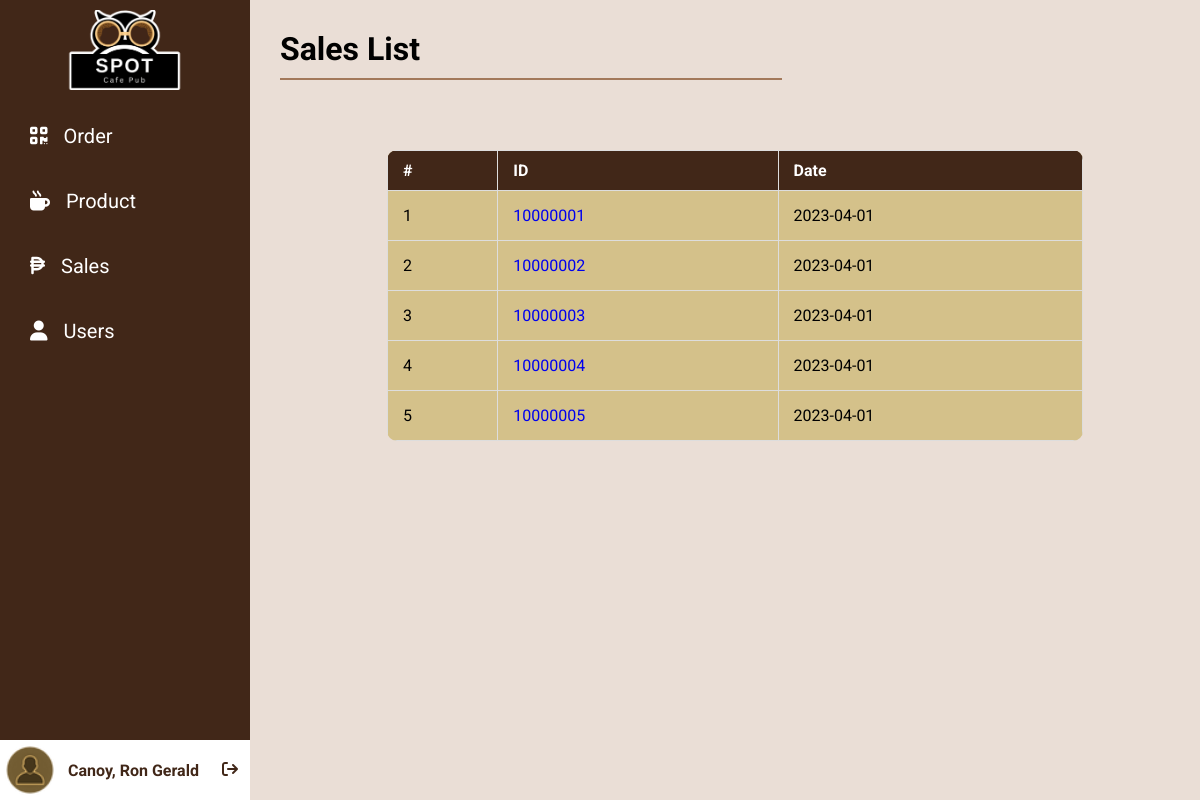
The page /index.php?page=sales (signed in) on the database its author committed.
### tables this page shows
CREATE TABLE `tbl_users` (
  `user_id` int(8) UNSIGNED NOT NULL,
  `user_lastname` varchar(180) NOT NULL DEFAULT '',
  `user_firstname` varchar(180) NOT NULL DEFAULT '',
  `user_email` varchar(180) NOT NULL DEFAULT '',
  `user_password` varchar(180) NOT NULL DEFAULT '',
  `user_date_added` date NOT NULL,
  `user_time_added` time NOT NULL,
  `user_date_updated` date NOT NULL,
  `user_time_updated` time NOT NULL,
  `user_status` int(1) NOT NULL DEFAULT 0,
  `user_token` varchar(255) NOT NULL DEFAULT '',
  `user_access` varchar(255) NOT NULL DEFAULT ''
);

CREATE TABLE `tbl_order` (
  `order_id` int(8) UNSIGNED NOT NULL,
  `order_date_added` date NOT NULL,
  `order_time_added` time NOT NULL,
  `order_saved` int(1) NOT NULL DEFAULT 0
);

### classes/class.user.php (called while the page is built, shortened)
<?php
class User{
	private $DB_SERVER='localhost';
	private $DB_USERNAME='root';
	private $DB_PASSWORD='';
	private $DB_DATABASE='db_wbapp';
	private $conn;
	public function __construct(){
		$this->conn = new PDO("mysql:host=".$this->DB_SERVER.";dbname=".$this->DB_DATABASE,$this->DB_USERNAME,$this->DB_PASSWORD);
	}
	function get_user_id($email){
		$sql="SELECT user_id FROM tbl_users WHERE user_email = :email";
		$q = $this->conn->prepare($sql);
		$q->execute(['email' => $email]);
		$user_id = $q->fetchColumn();
		return $user_id;
	}
	function get_user_firstname($id){
		$sql="SELECT user_firstname FROM tbl_users WHERE user_id = :id";
		$q = $this->conn->prepare($sql);
		$q->execute(['id' => $id]);
		$user_firstname = $q->fetchColumn();
		return $user_firstname;
	}
	function get_user_lastname($id){
		$sql="SELECT user_lastname FROM tbl_users WHERE user_id = :id";
		$q = $this->conn->prepare($sql);
		$q->execute(['id' => $id]);
		$user_lastname = $q->fetchColumn();
		return $user_lastname;
	}
}

### classes/class.release.php (called while the page is built, shortened)
<?php
class Order{
	private $DB_SERVER='localhost';
	private $DB_USERNAME='root';
	private $DB_PASSWORD='';
	private $DB_DATABASE='db_wbapp';
	private $conn;
	public function __construct(){
		$this->conn = new PDO("mysql:host=".$this->DB_SERVER.";dbname=".$this->DB_DATABASE,$this->DB_USERNAME,$this->DB_PASSWORD);
	}
	public function list_order(){
		$sql="SELECT * FROM tbl_order";
		$q = $this->conn->query($sql) or die("failed!");
		while($r = $q->fetch(PDO::FETCH_ASSOC)){
		$data[]=$r;
		}
		if(empty($data)){
		   return false;
		}else{
			return $data;
		}
	}
}

### sales-module/sales.php (the view)
 <table id="data-list">
      <tr>
        <th>#</th>
        <th>ID</th>
        <th>Date</th>
      </tr>
<?php
require_once 'classes\class.release.php';
$count = 1;
$order = new Order();
if($order->list_order() != false){
foreach($order->list_order() as $value){
   extract($value);
?>
      <tr>
        <td><?php echo $count;?></td>
        <td><a href="index.php?page=orders&action=order&id=<?php echo $order_id;?>"><?php echo $order_id;?></a></td>
        <td><?php echo $order_date_added;?></td>
      </tr>
<?php
 $count++;
}
}else{
  echo "No Record Found.";
}
?>
    </table>

### index.php (shortened to what this page needs)
<?php
include_once 'classes/class.user.php';
$page = (isset($_GET['page']) && $_GET['page'] != '') ? $_GET['page'] : '';
$user = new User();
$user_id = $user->get_user_id($_SESSION['user_email']);
?>
<!DOCTYPE html>
<html lang="en" dir="ltr">
  <head>
<link rel="stylesheet" href="https://cdnjs.cloudflare.com/ajax/libs/font-awesome/6.3.0/css/all.min.css">
    <link rel="stylesheet" href="css/custom.css?<?php echo time();?>">
</head>
  <body>
    <div class="sidebar">
        <center>
    <img src="media/RECTANGLE.png" alt="Cafe Logo">
</center>
    <ul>
     <li><a href="index.php?page=orders"><i class="fa-solid fa-qrcode"></i>Order</a></li>
     <li><a href="index.php?page=products"><i class="fa-solid fa-mug-hot"></i>Product</a></li>
     <li><a href="index.php?page=sales"><i class="fa-solid fa-peso-sign"></i>Sales</a></li>
     <li><a href="index.php?page=users"><i class="fa-solid fa-user"></i>Users</a></li>
     </ul>
    <div class="navfoot">
<img src="media/avatar.png" alt="Avatar">
<div class="name">
  <?php echo $user->get_user_lastname($user_id).', '.$user->get_user_firstname($user_id);?> &nbsp; <a href="logout.php"><i class="fa-solid fa-arrow-right-from-bracket"></i></a>
</div>
</div>
   </div>
<div id="content">
<?php
      switch($page){
      case 'sales':
        require_once 'sales-module/index.php';
    break;
            }
    ?>
  </body>
</html>

### css/custom.css (style rules this page uses)
* { list-style: none; text-decoration: none; margin:0; padding: 0; }
html { scroll-behavior: smooth; }
body { background-color: #eaded6; }
.sidebar { position: fixed; width: 250px; height: 100%; background: #412718; }
.sidebar ul a { display: block; height: 100%; width: 100%; line-height: 65px; font-size: 20px; color: white; padding-left: 30px; transition: .4s; }
.sidebar img { height: 80px; padding: 10px; }
.navfoot { position:absolute;bottom:0; display: flex; align-items: center; width: 250px; background-color: #FFFFFF; }
.navfoot img { height: 50px; float: left; padding: 5px; }
.sidebar ul a i { margin-right: 16px; }
#content { padding: 30px; margin-left:250px; position: fixed; height: 70px; width: 100%; z-index: 999; background-color:#eaded6; }
table { border-collapse: collapse; border-radius: 10px; overflow: hidden; }
#data-list { width:80%; }
#data-list tr { border-radius: 50px; background-color: rgb(212, 193, 138); }
#data-list td, #data-list th { border: 1px solid #ddd; padding: 15px; }
#data-list th { padding-top: 10px; padding-bottom: 10px; text-align: left; background-color: #412718; color: white; }
.name { float: right; width: 170px; display: block; padding: 8px; color: #412718; font-weight:bolder; }
.fa-arrow-right-from-bracket { float: right; text-decoration: none; color: #412718; }
* { font-family: Roboto; }

### rows shown on the page
tbl_users: $user->get_user_lastname($user_id) "Canoy", $user->get_user_firstname($user_id) "Ron Gerald"
tbl_order: order_id "10000001", order_date_added "2023-04-01"
tbl_order: order_id "10000002", order_date_added "2023-04-01"
tbl_order: order_id "10000003", order_date_added "2023-04-01"
tbl_order: order_id "10000004", order_date_added "2023-04-01"
tbl_order: order_id "10000005", order_date_added "2023-04-01"
